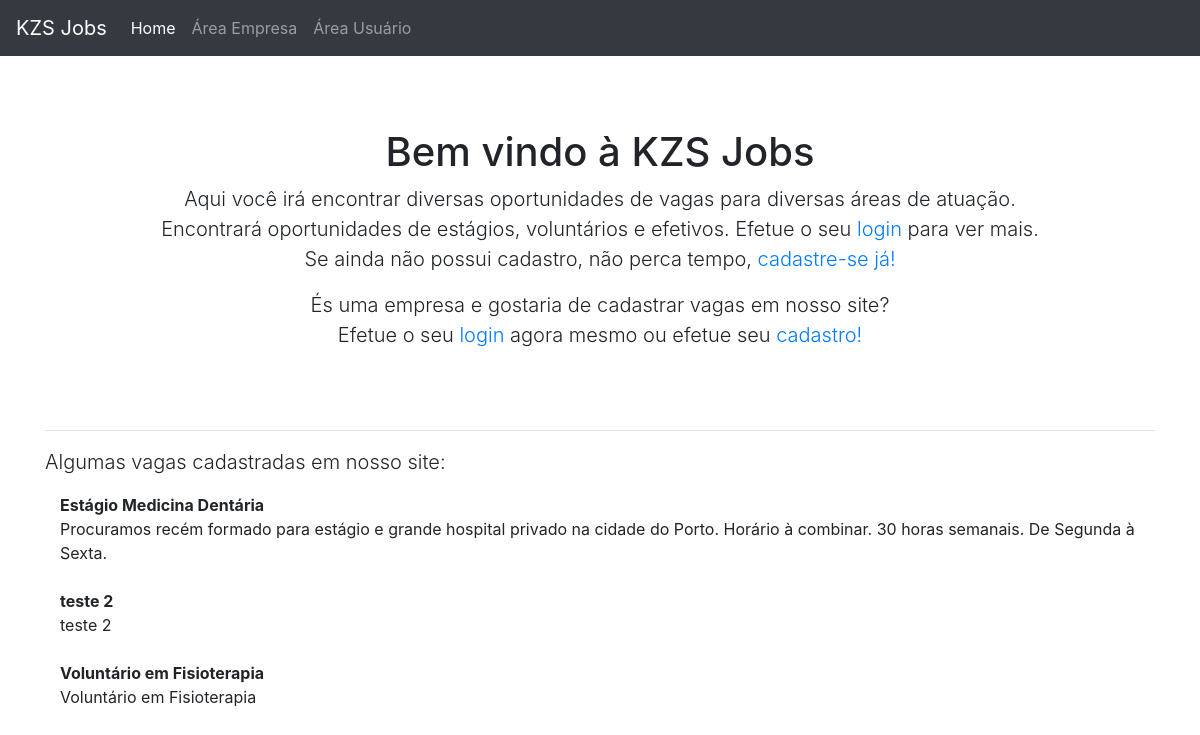
The page / on the database its author committed.
### tables this page shows
CREATE TABLE `vagas` (
  `id` int(11) NOT NULL,
  `titulo` varchar(120) NOT NULL,
  `descricao` text NOT NULL,
  `empresa_id` int(11) DEFAULT NULL,
  `tipo` varchar(3) NOT NULL,
  `area` varchar(3) DEFAULT NULL
);

### index.php (the view, shortened to what this page needs)
<!DOCTYPE html>
<html lang="pt">
<head><meta http-equiv="Content-Type" content="text/html; charset=UTF-8">
  <link href="./index_files/bootstrap.min.css" rel="stylesheet">
  <link href="./index_files/starter-template.css" rel="stylesheet">
</head>
  <body>
    <nav class="navbar navbar-expand-md navbar-dark bg-dark fixed-top">
      <a class="navbar-brand" href="index.php"> KZS Jobs </a>
      <div class="collapse navbar-collapse" id="navbarsExampleDefault">
        <ul class="navbar-nav mr-auto">
          <li class="nav-item active">
            <a class="nav-link" href="index.php"> Home <span class="sr-only">(current)</span></a>
          </li>
          <li class="nav-item inactive">
            <a class="nav-link" href="login_empresa.php"> Área Empresa <span class="sr-only">(current)</span></a>
          </li>
          <li class="nav-item inactive">
            <a class="nav-link" href="login_usuario.php"> Área Usuário <span class="sr-only">(current)</span></a>
          </li>
        </ul>
      </div>
    </nav>
    <main role="main" class="container">
      <div class="starter-template">
        <h1>Bem vindo à KZS Jobs</h1>
        <p class="lead">
          Aqui você irá encontrar diversas oportunidades de vagas para diversas áreas de atuação.<br>
          Encontrará oportunidades de estágios, voluntários e efetivos. Efetue o seu <a href='login_usuario.php'>login </a> para ver mais.<br>
          Se ainda não possui cadastro, não perca tempo, <a href='cadastrar_usuario.php'>cadastre-se já!</a>
        </p>
        <p class="lead">
          És uma empresa e gostaria de cadastrar vagas em nosso site?<br>
          Efetue o seu <a href='login_empresa.php'>login</a> agora mesmo
          ou efetue seu <a href='cadastrar_empresa.php'>cadastro!</a>
        </p>
      </div>
      <hr>
      <p class="lead">
        Algumas vagas cadastradas em nosso site:
      </p>
      <?php
      require 'conecta_bd.php';
      $sql = "select * from VAGAS order by RAND() LIMIT 0,3;";
      $resultado = mysqli_query($conn, $sql);
      while($row_vaga = mysqli_fetch_assoc($resultado)){
        echo "<div class='container'>";
        echo "  <div class='row'>";
        echo "    <div class='col-sm'>";
        echo        "<b>" .$row_vaga['titulo'] ."</b>" ."<br>" .$row_vaga['descricao'];
        echo "    </div>";
        echo "  </div>";
        echo "</div>";
        echo "<br>";
      }
      ?>
    </main>
</body>
</html>

### index_files/starter-template.css (style rules this page uses)
body { padding-top: 5rem; }
.starter-template { padding: 3rem 1.5rem; text-align: center; }

### rows shown on the page
vagas: titulo "Estágio Medicina Dentária", descricao "Procuramos recém formado para estágio e grande hospital privado na cidade do Porto. Horário à combinar. 30 horas semanais. De Segunda à Sexta."
vagas: titulo "teste 2", descricao "teste 2"
vagas: titulo "Voluntário em Fisioterapia", descricao "Voluntário em Fisioterapia"
